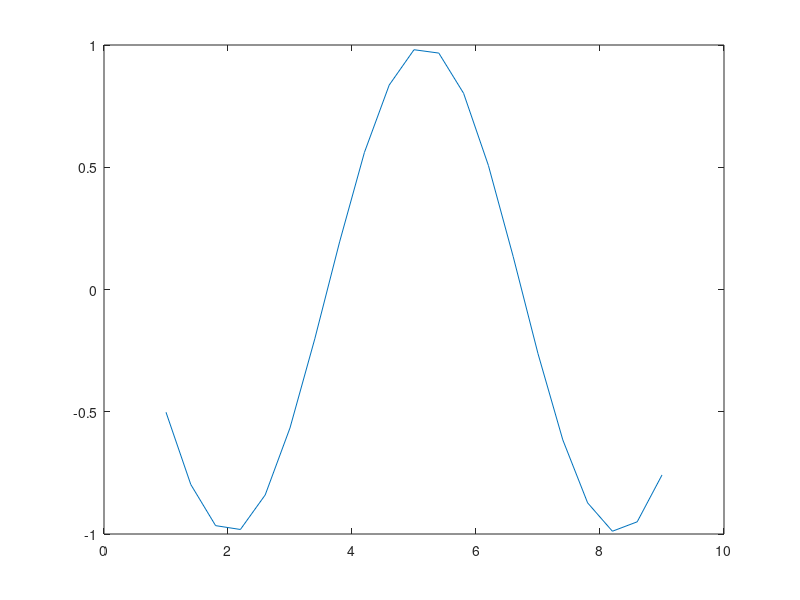

This chart was generated by the following MATLAB code:
nx = 20;
nsf = 20;
n = nx;
o = zeros(1,n+1);
p = zeros(1,n)
dx = 0.4;
c = 340;
CFL=1; %Courant getal - Courant number

dt=CFL/(c*sqrt((1/dx^2)+(1/dx^2))); %tijdstap - time step

nt=400;
A=1; k=1;


for it=1:nt-1
   t = (it-1)*dt; tijdreeks(it)=t;
	disp([num2str(it) '/' num2str(nt)]);
  
    p(1,1:n) = p(1,1:n) - c^2*dt/dx*(o(1,2:n+1)-o(1,1:n));
    o(1,1) = A*sin(k*c*t)
    o(1,2:n) = o(1,2:n) - dt/dx*(p(1,2:n)-p(1,1:n-1));
    o(1,n+1) = 1/(1+c*dt/dx)*((1-c*dt/dx)*o(1,n+1)+2*dt/dx*p(1,n));
    plot(1:dx:1+n*dx,o)
   mov(it) = getframe;
end
    
    
    
    
    